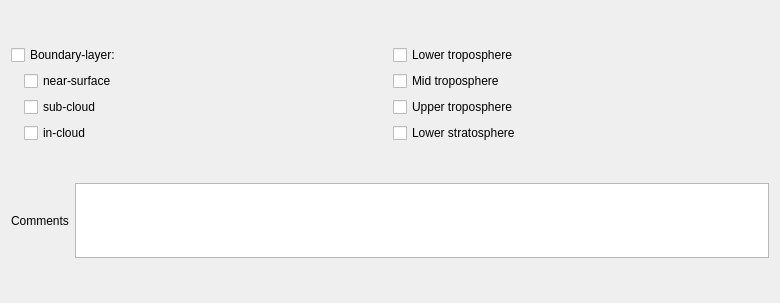
          <widget class="QWidget" name="page_8">
           <property name="geometry">
            <rect>
             <x>0</x>
             <y>0</y>
             <width>780</width>
             <height>303</height>
            </rect>
           </property>
           <attribute name="label">
            <string>Altitude Ranges of Measurement</string>
           </attribute>
           <layout class="QVBoxLayout" name="verticalLayout_27">
            <item>
             <layout class="QHBoxLayout" name="horizontalLayout_32">
              <item>
               <layout class="QVBoxLayout" name="verticalLayout_25">
                <item>
                 <widget class="QCheckBox" name="boundaryLayerCheck">
                  <property name="text">
                   <string>Boundary-layer:</string>
                  </property>
                 </widget>
                </item>
                <item>
                 <layout class="QHBoxLayout" name="horizontalLayout_31">
                  <item>
                   <spacer name="horizontalSpacer_17">
                    <property name="orientation">
                     <enum>Qt::Horizontal</enum>
                    </property>
                    <property name="sizeType">
                     <enum>QSizePolicy::Maximum</enum>
                    </property>
                    <property name="sizeHint" stdset="0">
                     <size>
                      <width>13</width>
                      <height>17</height>
                     </size>
                    </property>
                   </spacer>
                  </item>
                  <item>
                   <widget class="QCheckBox" name="blNearSurfaceCheck">
                    <property name="text">
                     <string>near-surface</string>
                    </property>
                   </widget>
                  </item>
                 </layout>
                </item>
                <item>
                 <layout class="QHBoxLayout" name="horizontalLayout_30">
                  <item>
                   <spacer name="horizontalSpacer_18">
                    <property name="orientation">
                     <enum>Qt::Horizontal</enum>
                    </property>
                    <property name="sizeType">
                     <enum>QSizePolicy::Maximum</enum>
                    </property>
                    <property name="sizeHint" stdset="0">
                     <size>
                      <width>13</width>
                      <height>17</height>
                     </size>
                    </property>
                   </spacer>
                  </item>
                  <item>
                   <widget class="QCheckBox" name="blSubCloudCheck">
                    <property name="text">
                     <string>sub-cloud</string>
                    </property>
                   </widget>
                  </item>
                 </layout>
                </item>
                <item>
                 <layout class="QHBoxLayout" name="horizontalLayout_29">
                  <item>
                   <spacer name="horizontalSpacer_19">
                    <property name="orientation">
                     <enum>Qt::Horizontal</enum>
                    </property>
                    <property name="sizeType">
                     <enum>QSizePolicy::Maximum</enum>
                    </property>
                    <property name="sizeHint" stdset="0">
                     <size>
                      <width>13</width>
                      <height>17</height>
                     </size>
                    </property>
                   </spacer>
                  </item>
                  <item>
                   <widget class="QCheckBox" name="blInCloudCheck">
                    <property name="text">
                     <string>in-cloud</string>
                    </property>
                   </widget>
                  </item>
                 </layout>
                </item>
               </layout>
              </item>
              <item>
               <layout class="QVBoxLayout" name="verticalLayout_26">
                <item>
                 <widget class="QCheckBox" name="lowerTroposphereCheck">
                  <property name="text">
                   <string>Lower troposphere</string>
                  </property>
                 </widget>
                </item>
                <item>
                 <widget class="QCheckBox" name="midTroposphereCheck">
                  <property name="text">
                   <string>Mid troposphere</string>
                  </property>
                 </widget>
                </item>
                <item>
                 <widget class="QCheckBox" name="upperTroposphereCheck">
                  <property name="text">
                   <string>Upper troposphere</string>
                  </property>
                 </widget>
                </item>
                <item>
                 <widget class="QCheckBox" name="lowerStratosphereCheck">
                  <property name="text">
                   <string>Lower stratosphere</string>
                  </property>
                 </widget>
                </item>
               </layout>
              </item>
             </layout>
            </item>
            <item>
             <layout class="QHBoxLayout" name="horizontalLayout_33">
              <item>
               <widget class="QLabel" name="label_20">
                <property name="text">
                 <string>Comments</string>
                </property>
               </widget>
              </item>
              <item>
               <widget class="QTextEdit" name="AROtherTextBox">
                <property name="maximumSize">
                 <size>
                  <width>16777215</width>
                  <height>75</height>
                 </size>
                </property>
               </widget>
              </item>
             </layout>
            </item>
           </layout>
          </widget>
